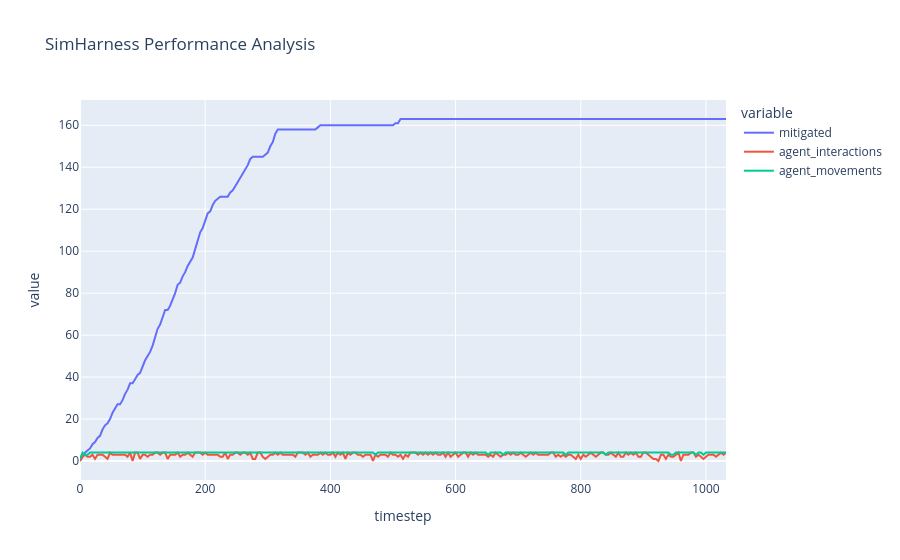

Notebook source saved alongside this figure:
### Code cell
sh_agent_plot = px.line(eval_analytics, x="timestep", y=['mitigated','agent_interactions','agent_movements'], title='SimHarness Performance Analysis')
sh_agent_plot.show()

### Figure 1 — Plotly figure (JSON) as saved in the notebook; plotly's stock layout.template omitted (floating-point values rounded to 4 significant figures; data arrays with more than 128 entries replaced by an {"elided": "..."} marker saying what was removed)
{"data": [{"hovertemplate": "variable=mitigated<br>timestep=%{x}<br>value=%{y}<extra></extra>", "legendgroup": "mitigated", "line": {"color": "#636efa", "dash": "solid"}, "marker": {"symbol": "circle"}, "mode": "lines", "name": "mitigated", "orientation": "v", "showlegend": true, "type": "scatter", "x": {"elided": "259 int values"}, "xaxis": "x", "y": {"elided": "259 int values"}, "yaxis": "y"}, {"hovertemplate": "variable=agent_interactions<br>timestep=%{x}<br>value=%{y}<extra></extra>", "legendgroup": "agent_interactions", "line": {"color": "#EF553B", "dash": "solid"}, "marker": {"symbol": "circle"}, "mode": "lines", "name": "agent_interactions", "orientation": "v", "showlegend": true, "type": "scatter", "x": {"elided": "259 int values"}, "xaxis": "x", "y": {"elided": "259 int values"}, "yaxis": "y"}, {"hovertemplate": "variable=agent_movements<br>timestep=%{x}<br>value=%{y}<extra></extra>", "legendgroup": "agent_movements", "line": {"color": "#00cc96", "dash": "solid"}, "marker": {"symbol": "circle"}, "mode": "lines", "name": "agent_movements", "orientation": "v", "showlegend": true, "type": "scatter", "x": {"elided": "259 int values"}, "xaxis": "x", "y": {"elided": "259 int values"}, "yaxis": "y"}], "layout": {"legend": {"title": {"text": "variable"}, "tracegroupgap": 0}, "title": {"text": "SimHarness Performance Analysis"}, "xaxis": {"anchor": "y", "domain": [0, 1], "title": {"text": "timestep"}}, "yaxis": {"anchor": "x", "domain": [0, 1], "title": {"text": "value"}}}}
